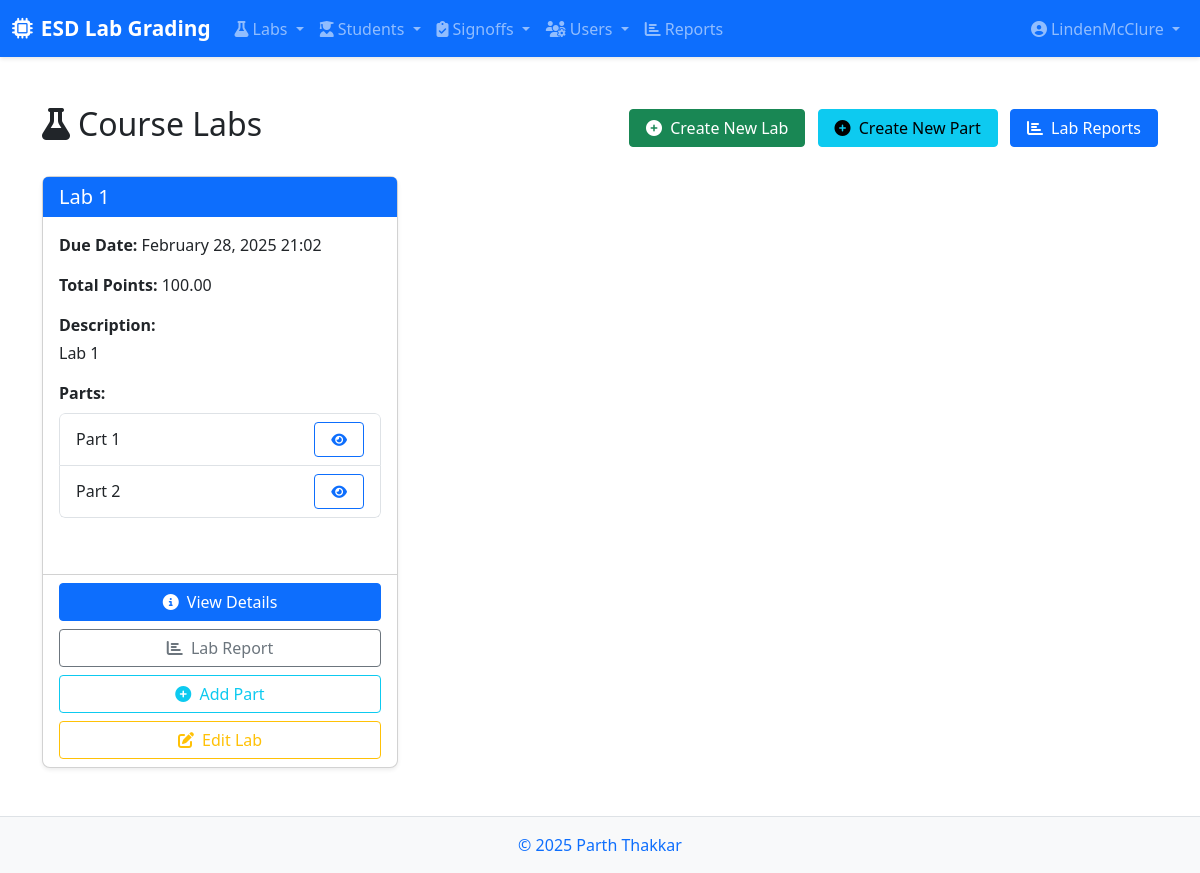
Before: /labs/ (signed in) with the older database file.
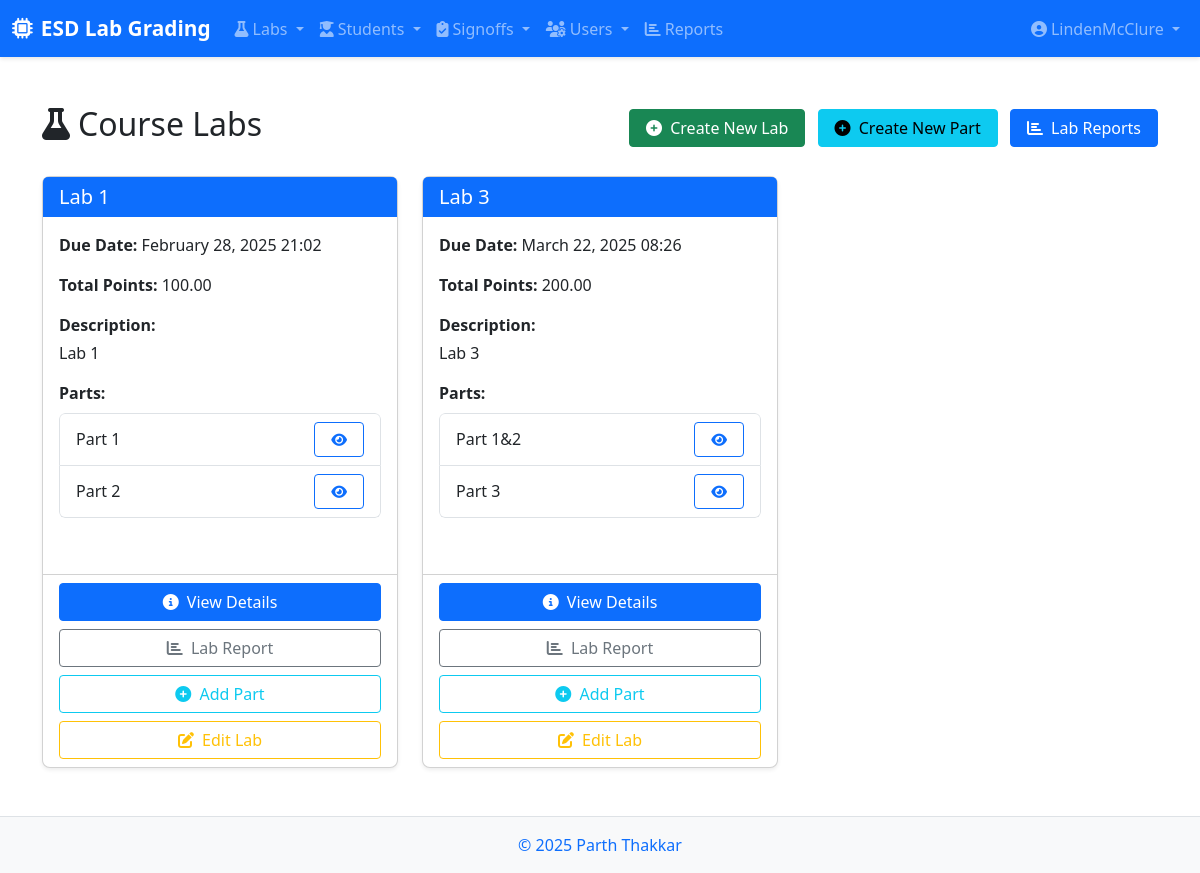
After: the same page with the newer database file.
### labs/models.py (models this page shows, shortened)
class Lab(models.Model):
    name = models.CharField(max_length=200)
    description = models.TextField(blank=True)
    due_date = models.DateTimeField()
    total_points = models.DecimalField(max_digits=5, decimal_places=2)
    grade_scale = models.ForeignKey(GradeScale, on_delete=models.SET_NULL, null=True, blank=True,
                                    related_name='labs', help_text="Grade scale to use for this lab")

class Part(models.Model):
    lab = models.ForeignKey(Lab, on_delete=models.CASCADE, related_name='parts')
    name = models.CharField(max_length=100)
    description = models.TextField(blank=True)
    order = models.PositiveIntegerField(default=0)
    is_required = models.BooleanField(default=True)
    has_challenges = models.BooleanField(default=False, help_text="Check if this part has challenge tasks")
    due_date = models.DateTimeField(null=True, blank=True, help_text="Due date for this part's signoff")
    class Meta:
        ordering = ['lab', 'order']

### labs/views.py (the view)
    def wrap(request, *args, **kwargs):
        try:
            if hasattr(request.user, 'role') and request.user.role.role in ['ta', 'instructor']:
                return function(request, *args, **kwargs)
            else:
                raise PermissionDenied("You must be a teaching assistant or instructor to access this page.")
        except (AttributeError, UserRole.DoesNotExist):
            raise PermissionDenied("You must be a teaching assistant or instructor to access this page.")

### labs/templatetags/role_tags.py (called while the page is built)
@register.filter
def has_role(user, role_name):
    if user.is_anonymous:
        return False
    if user.is_staff:
        return True
    try:
        return hasattr(user, 'role') and user.role.role == role_name
    except:
        return False

### labs/views.py (called while the page is built)
def ta_required(function):
    def wrap(request, *args, **kwargs):
        try:
            if hasattr(request.user, 'role') and request.user.role.role in ['ta', 'instructor']:
                return function(request, *args, **kwargs)
            else:
                raise PermissionDenied("You must be a teaching assistant or instructor to access this page.")
        except (AttributeError, UserRole.DoesNotExist):
            raise PermissionDenied("You must be a teaching assistant or instructor to access this page.")
    wrap.__doc__ = function.__doc__
    wrap.__name__ = function.__name__
    return wrap

@login_required
@ta_required
def lab_list(request):
    labs = Lab.objects.all()
    return render(request, 'labs/lablist.html', {'labs': labs})

### labs/templates/labs/lablist.html (shortened to what this page needs)
{% extends 'base.html' %}
{% load static %}
{% block content %}
<div class="container py-4">
    <div class="d-flex justify-content-between align-items-center mb-4">
        <h1 class="h2"><i class="fas fa-flask me-2"></i>Course Labs</h1>
        <div>
            {% load role_tags %}
            {% if request.user|has_role:'instructor' %}
            <a href="{% url 'labs:lab_create' %}" class="btn btn-success me-2">
                <i class="fas fa-plus-circle me-1"></i> Create New Lab
            </a>
            <a href="{% url 'labs:part_create' %}" class="btn btn-info me-2">
                <i class="fas fa-plus-circle me-1"></i> Create New Part
            </a>
            {% endif %}
            <a href="{% url 'labs:reports' %}" class="btn btn-primary">
                <i class="fas fa-chart-bar me-1"></i> Lab Reports
            </a>
        </div>
    </div>
    <div class="row">
        {% for lab in labs %}
        <div class="col-md-6 col-lg-4">
            <div class="card h-100 lab-card">
                <div class="card-header bg-primary text-white">
                    <h5 class="card-title mb-0">{{ lab.name }}</h5>
                </div>
                <div class="card-body">
                    <div class="mb-3">
                        <strong>Due Date:</strong> {{ lab.due_date|date:"F d, Y H:i" }}
                    </div>
                    <div class="mb-3">
                        <strong>Total Points:</strong> {{ lab.total_points }}
                    </div>
                    {% if lab.description %}
                    <div class="mb-3">
                        <strong>Description:</strong>
                        <p class="mt-1">{{ lab.description|truncatechars:100 }}</p>
                    </div>
                    {% endif %}
                    <div class="mb-3">
                        <strong>Parts:</strong>
                        <div class="list-group part-list mt-2">
                            {% for part in lab.parts.all %}
                            <div class="list-group-item d-flex justify-content-between align-items-center">
                                <span>{{ part.name }}</span>
                                <a href="{% url 'labs:part_detail' part.id %}" class="btn btn-sm btn-outline-primary">
                                    <i class="fas fa-eye"></i>
                                </a>
                            </div>
                            {% empty %}
                            <div class="list-group-item text-muted">No parts defined</div>
                            {% endfor %}
                        </div>
                    </div>
                </div>
                <div class="card-footer">
                    <div class="d-grid gap-2">
                        <a href="{% url 'labs:lab_detail' lab.id %}" class="btn btn-primary">
                            <i class="fas fa-info-circle me-1"></i> View Details
                        </a>
                        <a href="{% url 'labs:lab_report' lab.id %}" class="btn btn-outline-secondary">
                            <i class="fas fa-chart-bar me-1"></i> Lab Report
                        </a>
                        {% load role_tags %}
                        {% if request.user|has_role:'instructor' %}
                        <a href="{% url 'labs:part_create_for_lab' lab_id=lab.id %}" class="btn btn-outline-info">
                            <i class="fas fa-plus-circle me-1"></i> Add Part
                        </a>
                        <a href="{% url 'labs:lab_edit' lab_id=lab.id %}" class="btn btn-outline-warning">
                            <i class="fas fa-edit me-1"></i> Edit Lab
                        </a>
                        {% endif %}
                    </div>
                </div>
            </div>
        </div>
        {% empty %}
        <div class="col-12">
            <div class="alert alert-info">
                <i class="fas fa-info-circle me-2"></i> No labs have been created yet.
            </div>
        </div>
        {% endfor %}
    </div>
</div>
{% endblock %}

Changed rows visible on the page:
added Lab: name "Lab 3", due_date "March 22, 2025 08:26", total_points "200.00", description "Lab 3"
added Part: name "Part 1&2", shown under "Lab 3"
added Part: name "Part 3", shown under "Lab 3"
